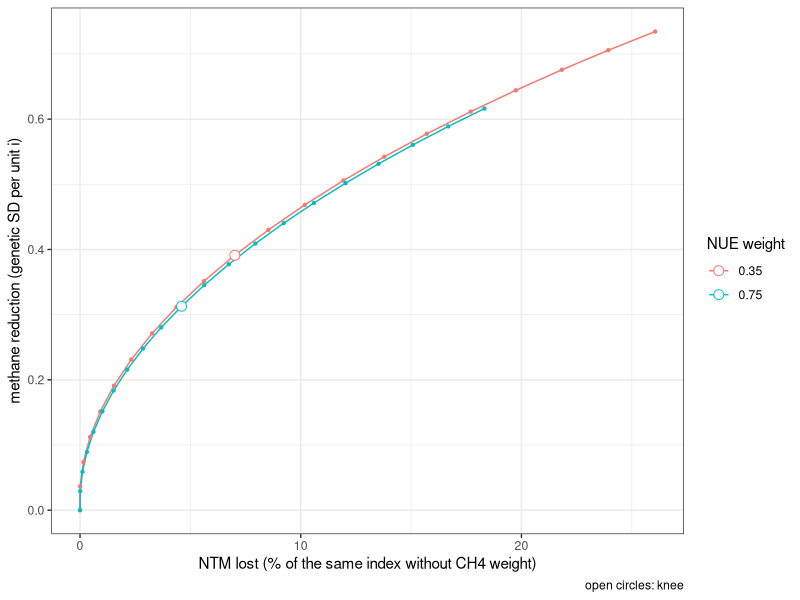
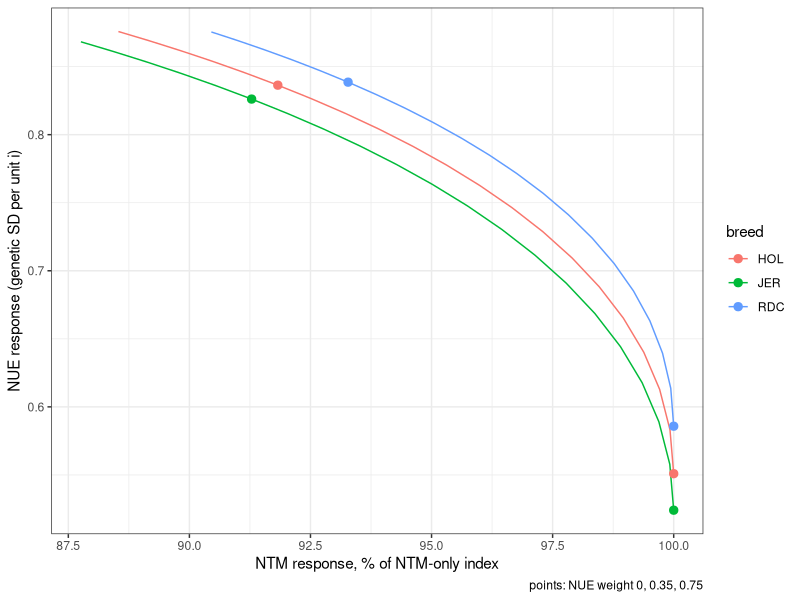

Reproduce these figures in R, in order. (Note: this script raises an error after producing the figures.)
## ---- chunk 1
knitr::opts_chunk$set(echo = TRUE, message = FALSE, warning = FALSE)
library(data.table)
library(knitr)
## ---- chunk 2
totals <- data.table(breed = c("RDC", "JER", "HOL"), n_cows = c(8100, 8300, 12000), n_farms = c(12, 11, 16))
n_breed <- setNames(totals$n_cows, totals$breed)[c("HOL", "RDC", "JER")]
N_total <- sum(n_breed)
stopifnot(N_total == 28400)
totals[, proportion := round(n_cows / N_total, 4)][]
## ---- chunk 3
countries <- c("DNK", "SWE", "FIN", "DEU")
nC <- length(countries)
known <- data.table(country = c("FIN", "SWE", "DEU"), breed = c("RDC", "RDC", "HOL"),
                    cows = c(500, 500, 750), farms = c(2, 2, 2))
alloc <- rbindlist(lapply(totals$breed, function(b) {
  k <- known[breed == b]
  rem_c <- totals[breed == b, n_cows] - sum(k$cows); rem_f <- totals[breed == b, n_farms] - sum(k$farms)
  d <- data.table(breed = b, country = countries, cows_exact = rem_c / nC, farms_exact = rem_f / nC)
  d[k, on = "country", `:=`(cows_exact = cows_exact + i.cows, farms_exact = farms_exact + i.farms)]
  d
}))
kable(dcast(alloc, country ~ breed, value.var = "cows_exact"), caption = "Cows, exact allocation (equal split of the unknown remainder)")
kable(dcast(alloc, country ~ breed, value.var = "farms_exact"), digits = 2, caption = "Farms, exact allocation (equal split of the unknown remainder)")
## ---- chunk 4
lr_round <- function(x, total, order_key) {     # largest remainder; ties by order_key
  f <- floor(x); left <- total - sum(f)
  o <- order(-(x - f), order_key)
  if (left > 0) f[o[seq_len(left)]] <- f[o[seq_len(left)]] + 1
  f
}
ckey <- match(alloc$country, countries)
alloc[, n := lr_round(cows_exact, sum(cows_exact), ckey[.I]), by = breed]
n_herds_total <- 40
alloc[, farms := lr_round(farms_exact * n_herds_total / sum(farms_exact), n_herds_total, ckey)]
split <- alloc[, .(breed, country, n, farms)]
kable(dcast(split, country ~ breed, value.var = "n")[, total := HOL + JER + RDC][], caption = "Cows per country and breed (simulated)")
kable(dcast(split, country ~ breed, value.var = "farms")[, total := HOL + JER + RDC][], caption = "Herds per country and breed (simulated)")
stopifnot(sum(split$n) == N_total, sum(split$farms) == n_herds_total,
          all(split[, sum(n), by = breed][order(breed)]$V1 == totals[order(breed)]$n_cows))
split[, .(farms = sum(farms)), by = breed]
## ---- chunk 5
farms <- split[farms > 0, .(herd = sprintf("%s_%s_H%02d", country, breed, seq_len(farms)), n_cows_herd = n / farms),
               by = .(breed, country)]
kable(farms[, .(herds = .N, mean_cows_per_herd = round(mean(n_cows_herd))), by = .(breed, country)],
      caption = "Herds and mean herd size per breed x country")
stopifnot(nrow(farms) == n_herds_total)
## ---- chunk 6
h2 <- fread(text = "
trait|code|HOL|RDC|JER|range_low|range_high|status|population|source
305-d milk yield, 1st lactation|MY|0.43|0.39|0.44|NA|NA|VERIFIED|NAV joint DK-SE-FI evaluation|NAV routine genetic evaluation, May 2024, Tables 4.1-4.3
305-d protein yield, 1st lactation (substitute for protein %)|PY|0.35|0.33|0.38|NA|NA|VERIFIED|NAV joint DK-SE-FI evaluation|NAV routine genetic evaluation, May 2024, Tables 4.1-4.3
Saved Feed (feed efficiency; NAV index = 0.40 ECM + 4.0 dBW - DMI)|SF|0.23|0.23|0.23|0.17|0.29|PROXY-NORDIC (ReFI, a feed-saved metric; Nordic Red only; +-1 SE as range)|Finnish Nordic Red, 654 primiparous cows|Lidauer et al. 2023, Animal 17:100917, Table 2 (ReFI h2 0.23, SE 0.06)
Somatic cell count, test-day|SCS|0.095|0.115|0.095|0.06|0.14|VERIFIED (midpoint)|Nordic HOL/RDC (SE) and JER (DK)|Vargas Jurado et al. 2026, J Dairy Sci 109:6387-6400; NAV May 2024 Sec. 8 (0.08-0.15)
Resilience: log-variance of daily milk deviations|LNVAR|0.22|0.22|0.22|0.20|0.24|VERIFIED-EU (midpoint)|Dutch AMS herds, 198,754 1st-parity cows|Poppe, Mulder & Veerkamp, ADSA 2019 abstract #286
Interval calving-first insemination, 1st lact.|ICF|0.05|0.04|0.04|NA|NA|VERIFIED|NAV joint DK-SE-FI evaluation|NAV routine genetic evaluation, May 2024, Table 6.x
Longevity (NAV longevity model)|LONG|0.056|0.056|0.056|0.022|0.090|VERIFIED (midpoint, via review)|Danish dairy cattle|Clasen et al. 2017 as tabulated in Hu et al. 2021, Front Genet 12:695543
Milk urea (test-day MU, mmol/L)|MUN|0.22|0.24|0.18|NA|NA|VERIFIED|Danish Holstein 323,800 / Jersey 70,634 / Red 27,870 cows, routine recording 2019-2020|Buitenhuis & Poulsen 2023, J Dairy Sci 106:5562-5569, Table 2 (SE 0.004 / 0.01 / 0.01)
Predicted nitrogen use efficiency|NUE|0.13|0.13|0.13|0.12|0.14|VERIFIED-EU (midpoint)|Holstein, 154 farms in 5 European countries|Chen et al. 2021, J Dairy Sci 104:4413-4423
Enteric methane concentration in breath (CH4_C, daily, sniffer)|CH4|0.175|0.175|0.175|0.16|0.19|VERIFIED-DK, Holstein only (midpoint of parity groups)|Danish Holstein, 4,019 cows, 9 commercial farms, 587,640 daily records|Schneider et al. 2025, J Dairy Sci 108:12519-12530, Table 2 (PP 0.19 SE 0.03; MLP 0.16 SE 0.02)
305-d fat yield, 1st lactation (completes the NTM Yield sub-index)|FY|0.36|0.34|0.35|NA|NA|VERIFIED|NAV joint DK-SE-FI evaluation|NAV routine genetic evaluation, May 2024, Tables 4.1-4.3
Udder conformation (represented by udder depth, 1st lactation; highest correlation with the NAV udder index: 0.86 / 0.72 / 0.87)|UDC|0.39|0.34|0.34|NA|NA|VERIFIED (representative component)|NAV joint evaluation|NAV routine genetic evaluation, May 2024, Tables 11.3-11.5 and 11.10
Birth index (represented by direct stillbirth, 1st calving; correlation with the birth index 0.96 / 0.95 / 0.95)|BI|0.040|0.058|0.034|NA|NA|VERIFIED (representative component)|NAV joint evaluation|NAV routine genetic evaluation, May 2024, Tables 7.4 and 7.10
Calving index (represented by maternal stillbirth, 1st calving; correlation with the calving index 0.96 / 0.93 / 0.90)|CI|0.036|0.038|0.023|NA|NA|VERIFIED (representative component)|NAV joint evaluation|NAV routine genetic evaluation, May 2024, Tables 7.3 and 7.9
General health (represented by other metabolic diseases, 1st lactation; highest correlation with the general health index 0.83 / 0.81 / 0.88)|GH|0.006|0.003|0.004|NA|NA|VERIFIED (representative component)|NAV joint evaluation|NAV routine genetic evaluation, May 2024, Tables 9.3-9.5; NAV routine evaluation 2020, Table 41
Claw health (represented by sole ulcer, 1st lactation; correlation with the claw index 0.80 / 0.83 / 0.90)|CLAW|0.036|0.020|0.019|NA|NA|VERIFIED (representative component)|NAV joint evaluation|NAV routine genetic evaluation, May 2024, Tables 10.2-10.4 and 10.13
Youngstock survival (represented by component HP2 in NAV notation, the component with the highest correlation with the index, 0.89-0.98)|YS|0.011|0.023|0.012|NA|NA|VERIFIED (representative component)|NAV joint evaluation|NAV routine genetic evaluation, May 2024, Tables 13.1-13.3 and 13.5
")
# Dropped: birth index, calving index, general health, youngstock
# survival, claw health and udder conformation, because most of their correlations with the other traits are unpublished. Their heritability rows
# are kept above for the record, but they are not simulated, and every correlation pair with them is removed.
dropped <- c("BI", "CI", "GH", "YS", "CLAW", "UDC")   # CLAW and UDC dropped at 21:54, same reason
h2_dropped <- h2[code %in% dropped]; h2 <- h2[!code %in% dropped]
kable(h2, caption = "Heritabilities used in the simulation (breed-specific where published)")
kable(h2_dropped[, .(trait, code, HOL, RDC, JER, source)], caption = "Traits considered and dropped (not simulated)")
## ---- chunk 7
traits <- h2$code
RG <- diag(length(traits)); dimnames(RG) <- list(traits, traits)
wmean <- function(v) { v <- v[!is.na(v)]; sum(n_breed[names(v)] * v) / sum(n_breed[names(v)]) }   # CFIT cows per breed; breeds without a value are left out
rg_src <- fread(text = "
t1|t2|rg|status|source
MY|PY|0.86|VERIFIED (HOL; RDC 0.86; JER 0.91)|NAV May 2024, 1st-lactation tables
MY|NUE|0.52|VERIFIED-EU (NUEtot; grazing Irish Holstein-Friesian, 1,291 cows; SE 0.11)|Tavernier et al. 2024, J Dairy Sci 107:2231-2240, Table 2
PY|NUE|0.80|VERIFIED-EU (NUEtot; same population; SE 0.07)|Tavernier et al. 2024, Table 2
MUN|NUE|-0.12|VERIFIED-EU (NUEtot; same population; SE 0.17, not different from 0)|Tavernier et al. 2024, Table 2
MY|CH4|0.33|VERIFIED-DK Holstein, multiparous (PP 0.14 SE 0.12, not significant)|Schneider et al. 2025, Table 5 (SE 0.09)
PY|CH4|0.46|VERIFIED-DK Holstein, multiparous (PP model did not converge)|Schneider et al. 2025, Table 5 (SE 0.09)
PY|LONG|0.41|PROXY-NORDIC (1st-lactation culling vs 305-d protein yield -0.41, reversed)|Holtsmark et al. 2008, J Dairy Sci 91:4006-4012 (Norwegian Red)
SCS|LONG|-0.20|PROXY-NORDIC (culling vs lactation mean SCS 0.20, reversed)|Holtsmark et al. 2008
ICF|LONG|-0.15|PROXY-NORDIC (culling vs calving-first insemination 0.15, reversed)|Holtsmark et al. 2008
SCS|CH4|0.06|PROXY-DK (udder health 0-50 d vs CH4 production, SE 0.19)|Zetouni et al. 2018, J Dairy Sci 101:2273-2280, Table 5
ICF|CH4|0.17|VERIFIED-DK (calving-first insemination vs CH4 production, SE 0.13)|Zetouni et al. 2018, Table 5
PY|SCS|0.22|VERIFIED-NORDIC (first-parity Swedish Red, REML, SE 0.017)|Buch et al. 2011, J Anim Breed Genet 128:174-182, Table 4
PY|ICF|0.30|VERIFIED-NORDIC (days calving to first insemination, SE 0.025)|Buch et al. 2011, Table 4
SCS|ICF|0.15|VERIFIED-NORDIC (SE 0.038)|Buch et al. 2011, Table 4
SCS|MUN|-0.14|VERIFIED-EU (lactation-1 mean of daily rg)|Rzewuska & Strabel 2013, J Appl Genet 54:473-482, Table 3 (Polish HF)
MY|LNVAR|0.64|APPROX-EU exception (MACE, quantile regression)|Poppe et al. 2020, J Dairy Sci 103:1667-1684, Table 2.6 (Dutch HOL)
SCS|LNVAR|0.32|APPROX-EU exception (LnVar vs udder health index -0.32, reversed)|Poppe et al. 2020, Table 2.6
LNVAR|ICF|0.40|APPROX-EU exception (LnVar vs fertility index -0.40, reversed)|Poppe et al. 2020, Table 2.6
LNVAR|LONG|-0.16|APPROX-EU exception (MACE)|Poppe et al. 2020, Table 2.6
FY|NUE|0.18|VERIFIED-EU (NUEtot vs fat yield; SE 0.17)|Tavernier et al. 2024, Table 2
CH4|SF|-0.32|VERIFIED-DK Holstein (breath methane concentration MeC vs RFI2 0.32, SE 0.17; reversed, Saved Feed = feed saved)|Manzanilla-Pech et al. 2022, Front Genet 13:885932, Table 4
CH4|GH|0.32|PROXY-DK (CH4 production vs other diseases -0.32, SE 0.16; reversed into health)|Zetouni et al. 2018, Table 5
CH4|BI|-0.23|APPROX-NORDIC (Norwegian Red CH4 g/d, flagged: not concentration; calving ease direct, favourable)|Heringstad et al. 2026, ICAR Verona (slides)
CH4|CLAW|0.00|APPROX-NORDIC (Norwegian Red CH4 g/d; reported as approximately 0)|Heringstad et al. 2026, ICAR Verona (slides)
CH4|UDC|0.00|APPROX-NORDIC (Norwegian Red CH4 g/d; udder conformation reported as approximately 0)|Heringstad et al. 2026, ICAR Verona (slides)
CH4|FY|0.45|VERIFIED-DK Holstein, multiparous (CH4 concentration vs fat yield, SE 0.10; PP 0.13, SE 0.13, not significant) - replaces Heringstad 2026 index value 0.29|Schneider et al. 2025, J Dairy Sci 108:12519-12530, Table 5
SCS|UDC|-0.30|VERIFIED-NORDIC (range -0.20 to -0.40 stated in the text; midpoint)|NAV routine genetic evaluation, May 2024, Section 8
")
# Milk urea: Danish breed-specific values (Buitenhuis & Poulsen 2023, Table 3), one matrix for all breeds,
# so combined with the CFIT cow numbers per breed (28,400 cows)
mu_src <- data.table(t1 = c("MY", "PY"), t2 = "MUN",
  HOL = c(-0.14, 0.16), RDC = c(-0.07, 0.10), JER = c(-0.07, 0.04))
# Fat yield with milk and protein yield: NAV May 2024, Tables 4.1-4.3, breed-specific, CFIT-cow-weighted
fy_src <- data.table(t1 = c("MY", "PY"), t2 = "FY", sign = 1,
  HOL = c(0.46, 0.67), RDC = c(0.71, 0.78), JER = c(0.74, 0.86))
# Saved Feed: NAV index correlations between Saved Feed and NTM sub-indices, genomic bull calves
# (NAV 2026, "Economic weight of Saved feed in NTM", Table 4). Index direction: high = favourable,
# so Fertility and Udder health are reversed for ICF and SCS. The Yield-index correlation is applied to
# both MY and PY (flagged: NTM Yield gives milk volume a negative value).
# Also fat yield (Yield index, as MY and PY) and the six new sub-index traits, which are
# coded in index direction (high = favourable), so no reversal. Jersey youngstock survival is not reported.
sf_src <- data.table(t1 = c("MY", "PY", "ICF", "SCS", "LONG", "FY", "BI", "CI", "GH", "CLAW", "UDC", "YS"), t2 = "SF",
  index = c("Yield", "Yield", "Fertility", "Udder health", "Longevity", "Yield", "Birth index", "Calving index",
            "General health", "Claw health", "Udder", "Youngstock survival"), sign = c(1, 1, -1, -1, 1, 1, 1, 1, 1, 1, 1, 1),
  HOL = c(0.32, 0.32, -0.06, -0.11, -0.02, 0.32, 0.05, -0.06, -0.11, -0.10, -0.12, 0.06),
  RDC = c(0.13, 0.13, 0.06, 0.00, 0.15, 0.13, 0.12, 0.04, -0.16, 0.03, -0.11, 0.11),
  JER = c(0.35, 0.35, -0.17, -0.08, -0.08, 0.35, 0.19, -0.01, -0.13, -0.04, -0.26, NA))
kable(sf_src, caption = "Saved Feed: NAV index correlations per breed (sign = reversal into model direction)")
wrow <- function(d) d[, rg := round(sign * mapply(function(h, r, j) wmean(c(HOL = h, RDC = r, JER = j)), HOL, RDC, JER), 2)]
sf_src <- sf_src[!t1 %in% dropped]
mu_src[, sign := 1]; wrow(mu_src); wrow(sf_src); wrow(fy_src)
rg_src <- rbind(rg_src,
  mu_src[, .(t1, t2, rg, status = c(sprintf("VERIFIED-DK (CFIT-cow-weighted mean of DH %.2f, DR %.2f, DJ %.2f)", HOL[1], RDC[1], JER[1]),
                                    sprintf("PROXY-DK (milk urea vs protein %%: DH %.2f, DR %.2f, DJ %.2f, CFIT-cow-weighted)", HOL[2], RDC[2], JER[2])),
             source = c("Buitenhuis & Poulsen 2023, Table 3; weights = CFIT cows per breed (Lassen & Borchersen, CFIT 2026)",
                        "Buitenhuis & Poulsen 2023, Table 3 (chosen over Polish protein yield 0.19)"))],
  sf_src[, .(t1, t2, rg, status = sprintf("APPROX-NORDIC (Saved Feed index vs %s index%s; HOL %.2f, RDC %.2f, JER %.2f; CFIT-cow-weighted)",
                                           index, ifelse(sign < 0, ", reversed", ""), HOL, RDC, JER),
             source = "NAV 2026, Economic weight of Saved feed in NTM, Table 4 (genomic bull calves)")],
  fy_src[, .(t1, t2, rg, status = sprintf("VERIFIED (HOL %.2f, RDC %.2f, JER %.2f; CFIT-cow-weighted)", HOL, RDC, JER),
             source = "NAV routine genetic evaluation, May 2024, Tables 4.1-4.3")])
# --- further sources ---
# (a) Carlen et al. 2004 (Swedish Holstein, 1st lactation, REML, Table 4): MILK-LSCS 0.22 (SE 0.04), FAT-LSCS 0.17 (SE 0.04)
# (b) NAV maternal-direct calving correlations are set to 0 in the routine model (NAV routine evaluation 2020/2024, Sec. 7)
extra_src <- fread(text = "
t1|t2|rg|status|source
MY|SCS|0.22|VERIFIED-NORDIC (Swedish Holstein, lactation-average SCS, SE 0.04)|Carlen, Strandberg & Roth 2004, J Dairy Sci 87:3062-3070, Table 4
FY|SCS|0.17|VERIFIED-NORDIC (Swedish Holstein, SE 0.04)|Carlen, Strandberg & Roth 2004, Table 4
CLAW|PY|-0.20|VERIFIED-NORDIC (sole ulcer vs protein yield 0.20, SE 0.07; reversed into claw health)|Buch et al. 2011, J Dairy Sci 94:1540-1551, Table 4 (Swedish Red)
CLAW|SCS|-0.14|VERIFIED-NORDIC (sole ulcer vs SCS 0.14, SE 0.08, not significant; reversed)|Buch et al. 2011, Table 4
CLAW|ICF|-0.33|VERIFIED-NORDIC (sole ulcer vs days calving-first insemination 0.33, SE 0.10; reversed)|Buch et al. 2011, Table 4
GH|SCS|-0.32|PROXY-DK, double proxy (diseases other than mastitis 0-100 d vs clinical mastitis 0-50 d, 0.32, SE 0.07; mastitis for SCS; reversed into health)|Lassen et al. 2003, J Dairy Sci 86:3730-3735, Table 4 (Danish Holstein)
MUN|ICF|-0.11|VERIFIED-NORDIC (Swedish Holstein, 1st lactation; mean over 5-305 DIM of the random-regression curve MUN-CFI, read from Figure 2: about 0 early to -0.21 at d 300)|Mucha & Strandberg 2011, J Dairy Sci 94:5665-5672, Figure 2
MUN|FY|0.09|VERIFIED-NORDIC (Swedish Holstein, 1st lactation; mean over 5-305 DIM of the curve MUN-fat yield, read from Figure 3: 0.15-0.18 early to -0.12 at d 305)|Mucha & Strandberg 2011, Figure 3
BI|CI|0.00|NAV MODEL ASSUMPTION (maternal-direct genetic correlation set to zero by NAV; not an estimate)|NAV routine genetic evaluation 2020 and May 2024, Section 7
")
# (c) NAV Yield index vs the other NTM sub-indices (index correlations, genotyped bull calves born 2017;
#     Jersey 2017-2018): Nielsen et al. 2020, NAV note 'Effect of including Feed Saved in NTM', Table 3.
#     Applied to MY, PY and FY alike (same rule as for SF-Yield), and only to pairs without a
#     genetic-correlation estimate (genuine estimates outrank index correlations).
yi_src <- data.table(t2 = c("ICF", "BI", "CI", "GH", "UDC", "LONG", "CLAW", "YS"),
  index = c("Fertility", "Birth", "Calving", "General health", "Udder", "Longevity", "Claw health", "Young stock survival"),
  sign = c(-1, 1, 1, 1, 1, 1, 1, 1),
  HOL = c(-0.34, -0.10, -0.09, -0.21, -0.15, -0.16, -0.11, -0.05),
  RDC = c(-0.20, -0.06, -0.02, -0.14, -0.12, 0.05, -0.10, 0.01),
  JER = c(-0.31, -0.03, 0.06, -0.10, -0.26, -0.06, -0.10, NA))
yi_src <- rbindlist(lapply(c("MY", "PY", "FY"), function(y) cbind(t1 = y, yi_src)))
wrow(yi_src)
cat("Removed: DMI (7 pairs) and feeding rate (no sourced pairs) are no longer model traits.\n")
pkey <- function(a, b) paste(pmin(a, b), pmax(a, b), sep = "-")
rg_src <- rbind(rg_src, extra_src)
keep_pair <- function(d) d[!(t1 %in% dropped | t2 %in% dropped)]       # drop pairs with the dropped traits
rg_src <- keep_pair(rg_src); yi_src <- keep_pair(yi_src)
yi_add <- yi_src[!pkey(t1, t2) %in% pkey(rg_src$t1, rg_src$t2)]
rg_src <- rbind(rg_src, yi_add[, .(t1, t2, rg,
  status = sprintf("APPROX-NORDIC (Yield index vs %s index%s; HOL %.2f, RDC %.2f, JER %s; CFIT-cow-weighted)",
                   index, ifelse(sign < 0, ", reversed", ""), HOL, RDC, ifelse(is.na(JER), "n/a", sprintf("%.2f", JER))),
  source = "Nielsen et al. 2020, NAV note 'Effect of including Feed Saved in NTM', Table 3 (bull calves born 2017)")])
stopifnot(!anyDuplicated(pkey(rg_src$t1, rg_src$t2)))
for (i in seq_len(nrow(rg_src))) {
  RG[rg_src$t1[i], rg_src$t2[i]] <- RG[rg_src$t2[i], rg_src$t1[i]] <- rg_src$rg[i]
}
kable(rg_src, caption = "Sourced genetic correlations")
RG_input <- RG
round(RG, 2)

# Positive-definiteness check (required by AlphaSimR::addTraitA corA argument)
ev <- eigen(RG, symmetric = TRUE, only.values = TRUE)$values
cat("Smallest eigenvalue of the assembled matrix:", round(min(ev), 4), "\n")
## ---- chunk 8
wbend <- function(R, Wt, floor = 1e-3, beta = 0.1, maxit = 1e6) {   # Jorjani et al. 2003
  Wi <- 1 / Wt; diag(Wi) <- 0
  for (it in seq_len(maxit)) {
    e <- eigen(R, symmetric = TRUE)
    if (min(e$values) >= floor) break
    P <- e$vectors %*% diag(pmax(e$values, 1.5 * floor)) %*% t(e$vectors)
    R <- R - beta * (R - P) * Wi; R <- (R + t(R)) / 2; diag(R) <- 1
  }
  dimnames(R) <- dimnames(RG_input); R
}
Wt <- matrix(1, length(traits), length(traits), dimnames = dimnames(RG_input))
Wt[RG_input != 0] <- 100
RG <- if (min(ev) < 1e-3) wbend(RG_input, Wt) else RG_input
ev <- eigen(RG, symmetric = TRUE, only.values = TRUE)$values
cat("Smallest eigenvalue after weighted bending:", signif(min(ev), 3), "\n")
stopifnot(min(ev) > 0)
chg <- data.table(t1 = rg_src$t1, t2 = rg_src$t2, rg_published = rg_src$rg,
                  rg_used = round(RG[cbind(rg_src$t1, rg_src$t2)], 3))[, change := rg_used - rg_published]
kable(chg, caption = "Sourced correlations before and after weighted bending")
cat("Largest change of a published value:", signif(max(abs(chg$change)), 2), "\n")
ix <- which(upper.tri(RG_input) & RG_input == 0, arr.ind = TRUE)
implied <- data.table(t1 = traits[ix[, 1]], t2 = traits[ix[, 2]], implied_rg = round(RG[ix], 3))[order(-abs(implied_rg))]
kable(implied[abs(implied_rg) >= 0.05], caption = "Unknown pairs: implied values |r| >= 0.05 forced by the published correlations (not estimates)")
cat(sprintf("Unknown pairs with |implied r| < 0.05: %d\n", implied[abs(implied_rg) < 0.05, .N]))

n_pairs <- choose(length(traits), 2)
cat(sprintf("Sourced off-diagonal correlations: %d of %d (%.0f%%)\n",
            nrow(rg_src), n_pairs, 100 * nrow(rg_src) / n_pairs))
## ---- chunk 9
gxe_scenarios <- data.table(
  scenario = c("NAV assumption (no GxE)", "Moderate GxE (sensitivity)"),
  rg_between_countries = c(1.00, 0.90),
  status = c("matches NAV model", "scenario anchored on Mulder et al. 2013 (> 0.9 within Sweden)")
)
kable(gxe_scenarios)
## ---- chunk 10
ntm_w <- data.table(   # Saved-feed note, Table 2, "New NTM" columns
  sub_index = c("Yield", "Growth", "Fertility", "Birth index", "Calving index", "Udder health",
                "General health", "Claw health", "Frame", "Feet & Legs", "Udder", "Milkability",
                "Temperament", "Longevity", "Youngstock survival", "Saved Feed"),
  HOL = c(0.90, 0.08, 0.36, 0.14, 0.14, 0.30, 0.14, 0.10, 0.00, 0.05, 0.18, 0.09, 0.04, 0.06, 0.13, 0.35),
  RDC = c(1.02, 0.10, 0.36, 0.11, 0.10, 0.26, 0.11, 0.07, 0.00, 0.06, 0.26, 0.11, 0.03, 0.06, 0.19, 0.35),
  JER = c(0.83, 0.00, 0.26, 0.04, 0.07, 0.44, 0.14, 0.09, 0.00, 0.07, 0.15, 0.09, 0.03, 0.09, 0.10, 0.38))
ntm_map <- c(Yield = "MY + PY + FY", Fertility = "ICF (shorter = better)", `Udder health` = "SCS (lower = better)",
             Longevity = "LONG", `Saved Feed` = "SF (Saved Feed, higher = better)")
ntm_w[, simulated_as := ifelse(sub_index %in% names(ntm_map), ntm_map[sub_index], "not simulated")]
kable(ntm_w, caption = "NTM sub-index weights (May 2026) and the simulated trait that represents each")
cat(sprintf("Share of total NTM weight on simulated sub-indices: HOL %.0f%%, RDC %.0f%%, JER %.0f%%\n",
    100 * ntm_w[simulated_as != "not simulated", sum(HOL)] / ntm_w[, sum(HOL)],
    100 * ntm_w[simulated_as != "not simulated", sum(RDC)] / ntm_w[, sum(RDC)],
    100 * ntm_w[simulated_as != "not simulated", sum(JER)] / ntm_w[, sum(JER)]))

kargo <- data.table(   # Kargo et al. 2014, Tables 13-14, Nordic column
  breed = c("RDC", "HOL"), ev_milk = c(-0.029, -0.030), sd_milk = c(807, 831),
  ev_prot = c(4.81, 4.60), sd_prot = c(27.1, 25.0), ev_fat = c(1.33, 1.28), sd_fat = c(33.8, 32.7))
kargo[, `:=`(milk_per_SD = ev_milk * sd_milk, prot_per_SD = ev_prot * sd_prot, fat_per_SD = ev_fat * sd_fat)]
kable(kargo, digits = 3, caption = "Nordic economic values (EUR/kg) x genetic SD (kg) = EUR per genetic SD (Kargo et al. 2014)")
eur_per_ntm <- c(HOL = 9.9, RDC = 9.2, JER = 8.0)   # Fikse & Kargo 2020
## ---- chunk 11
build_w <- function(b, nue = 0, mun = 0, ch4 = 0) {
  k <- if (b == "JER") kargo[breed == "HOL"] else kargo[breed == b]
  a <- c(MY = k$milk_per_SD, PY = k$prot_per_SD, FY = k$fat_per_SD) / k$prot_per_SD
  sdY <- sqrt(drop(t(a) %*% RG[names(a), names(a)] %*% a))      # SD of the Yield combination (MY, PY, FY)
  W <- setNames(ntm_w[[b]], ntm_w$sub_index)
  w <- setNames(rep(0, length(traits)), traits)
  w["MY"] <- W["Yield"] * a["MY"] / sdY;  w["PY"] <- W["Yield"] * a["PY"] / sdY;  w["FY"] <- W["Yield"] * a["FY"] / sdY
  w["ICF"] <- -W["Fertility"];            w["SCS"] <- -W["Udder health"]
  w["LONG"] <- W["Longevity"];            w["SF"] <- W["Saved Feed"]
  w["NUE"] <- nue; w["MUN"] <- mun; w["CH4"] <- ch4
  w
}
resp <- function(v) drop(RG %*% v) / sqrt(drop(t(v) %*% RG %*% v))
## ---- chunk 12
bw <- n_breed / sum(n_breed)
sweep <- rbindlist(lapply(c(0.35, 0.75), function(nu) rbindlist(lapply(seq(0, 1, by = 0.05), function(cw) {
  rbindlist(lapply(c("HOL", "RDC", "JER"), function(b) {
    w0 <- build_w(b); r <- resp(build_w(b, nue = nu, ch4 = -cw)); r0 <- resp(build_w(b, nue = nu))
    data.table(nue = nu, ch4_weight = -cw, breed = b, CH4 = r["CH4"], CH4_0 = r0["CH4"], NUE = r["NUE"],
               NTM = 10 * sum(w0 * r), NTM_0 = 10 * sum(w0 * r0))
  }))
}))))
sw <- sweep[, .(CH4 = sum(bw[breed] * CH4), red = sum(bw[breed] * (CH4_0 - CH4)), NUE = sum(bw[breed] * NUE),
                ntm_lost_pct = sum(bw[breed] * 100 * (1 - NTM / NTM_0))), by = .(nue, ch4_weight)]
knee <- sw[, {
  x <- (ntm_lost_pct - min(ntm_lost_pct)) / diff(range(ntm_lost_pct)); y <- (red - min(red)) / diff(range(red))
  d <- abs((y[.N] - y[1]) * x - (x[.N] - x[1]) * y + x[.N] * y[1] - y[.N] * x[1]) / sqrt((y[.N] - y[1])^2 + (x[.N] - x[1])^2)
  k <- which.max(d); .(ch4_weight = ch4_weight[k], CH4_resp = CH4[k], reduction = red[k], ntm_lost_pct = ntm_lost_pct[k],
                       NUE = NUE[k], red_per_pct = red[k] / ntm_lost_pct[k])
}, by = nue]
kable(knee, digits = 3, caption = "Knee of the methane trade-off at each NUE weight (cow-weighted, per unit selection intensity)")
ch4_pick <- knee[which.max(red_per_pct)]
cat(sprintf("Simulated methane scenario: NUE %.2f with CH4 weight %.2f (methane response %.3f SD per unit i; NTM lost %.1f%%).\n",
            ch4_pick$nue, ch4_pick$ch4_weight, ch4_pick$CH4_resp, ch4_pick$ntm_lost_pct))
ggplot2::ggplot(sw, ggplot2::aes(ntm_lost_pct, red, colour = factor(nue))) + ggplot2::geom_path() + ggplot2::geom_point(size = 0.8) +
  ggplot2::geom_point(data = knee, ggplot2::aes(ntm_lost_pct, reduction), size = 3, shape = 21, fill = "white") + ggplot2::theme_bw() +
  ggplot2::labs(x = "NTM lost (% of the same index without CH4 weight)", y = "methane reduction (genetic SD per unit i)",
                colour = "NUE weight", caption = "open circles: knee")
## ---- chunk 13
ch4_name <- sprintf("GS_NTM_NUE%02d_CH4", round(100 * ch4_pick$nue))
idx_def <- data.table(index = c("GS_NTM", "GS_NTM_NUE35", "GS_NTM_NUE75", "GS_NTM_NUE35_MUN", ch4_name),
                      nue = c(0, 0.35, 0.75, 0.35, ch4_pick$nue), mun = c(0, 0, 0, -0.35, 0),
                      ch4 = c(0, 0, 0, 0, ch4_pick$ch4_weight))
kable(idx_def, caption = "Selection indices on top of NTM (weights per genetic SD)")
index_weights <- rbindlist(lapply(c("HOL", "RDC", "JER"), function(b) rbindlist(lapply(seq_len(nrow(idx_def)), function(i)
  data.table(index = idx_def$index[i], breed = b, trait = traits,
             weight = build_w(b, idx_def$nue[i], idx_def$mun[i], idx_def$ch4[i]))))))
kable(dcast(index_weights[weight != 0 | trait == "NUE"], trait ~ index + breed, value.var = "weight"), digits = 3,
      caption = "Index weights per genetic SD used by file 04 (0 for all other traits)")
## ---- chunk 14
frontier <- rbindlist(lapply(c("HOL", "RDC", "JER"), function(b) {
  w0 <- build_w(b); V0 <- 10 * sum(w0 * resp(w0))
  rbindlist(lapply(seq(0, 1, by = 0.05), function(l) {
    r <- resp(build_w(b, nue = l)); V <- 10 * sum(w0 * r)
    data.table(breed = b, nue_weight = l, NUE = r["NUE"], MUN = r["MUN"], CH4 = r["CH4"], MY = r["MY"],
               PY = r["PY"], NTM_units = V, NTM_pct_of_max = 100 * V / V0,
               EUR_loss_per_cow_yr = (V0 - V) * eur_per_ntm[[b]])
  }))
}))
kable(frontier[nue_weight %in% c(0, 0.35, 0.75)], digits = 3,
      caption = "Response per unit selection intensity (genetic SD) and NTM value retained, at the three simulated NUE weights")
ggplot2::ggplot(frontier, ggplot2::aes(NTM_pct_of_max, NUE, colour = breed)) + ggplot2::geom_path() +
  ggplot2::geom_point(data = frontier[nue_weight %in% c(0, 0.35, 0.75)], size = 2.5) + ggplot2::theme_bw() +
  ggplot2::labs(x = "NTM response, % of NTM-only index", y = "NUE response (genetic SD per unit i)",
                caption = "points: NUE weight 0, 0.35, 0.75")
## ---- chunk 15
nue_scale <- function(R, s) {
  D <- diag(ifelse(rownames(R) == "NUE", s, 1)); Rs <- D %*% R %*% D
  Rs[cbind(which(rownames(R) == "NUE"), which(rownames(R) == "NUE"))] <- 1
  dimnames(Rs) <- dimnames(R); Rs
}
sens <- rbindlist(lapply(c(0, 0.5, 1), function(sc) {
  Rs <- nue_scale(RG, sc); stopifnot(min(eigen(Rs, only.values = TRUE)$values) > 0)
  if (sc < 1) saveRDS(Rs, sprintf("params/RG_matrix_NUEx%s.rds", sub("\\.", "", format(sc))))
  rbindlist(lapply(c("HOL", "RDC", "JER"), function(b) {
    w0 <- build_w(b); w35 <- build_w(b, nue = 0.35)
    r0 <- drop(Rs %*% w0) / sqrt(drop(t(w0) %*% Rs %*% w0)); r35 <- drop(Rs %*% w35) / sqrt(drop(t(w35) %*% Rs %*% w35))
    data.table(nue_scale = sc, breed = b, NUE_GS_NTM = r0["NUE"], NUE_GS_NTM_NUE35 = r35["NUE"],
               NTM_kept_pct = 100 * sum(w0 * r35) / sum(w0 * r0))
  }))
}))
kable(sens, digits = 3, caption = "Selection-index theory under the three NUE scalings (response per unit i, genetic SD)")
fwrite(sens, "params/nue_sensitivity_theory.csv")
## ---- chunk 16
h2_sf <- copy(h2)[code == "SF", `:=`(HOL = 0.08, RDC = 0.08, JER = 0.08, range_low = NA_real_, range_high = NA_real_,
  status = "SENSITIVITY (NAV Saved Feed index h2; Finnish Nordic Red, 537 cows; no SE given)",
  source = "Lidauer et al., NAV workshop Copenhagen 20 Jan 2026 (slides)")]
fwrite(h2_sf, "params/h2_SFh008.csv")
## ---- chunk 17
dir.create("params", showWarnings = FALSE)
fwrite(index_weights, "params/index_weights.csv")
fwrite(ntm_w, "params/ntm_weights_source.csv")
fwrite(frontier, "params/ntm_nue_frontier.csv")
fwrite(sw, "params/ch4_weight_sweep.csv"); fwrite(idx_def, "params/index_definitions.csv")
fwrite(h2, "params/h2.csv")
fwrite(rg_src, "params/rg_sourced.csv")
saveRDS(RG, "params/RG_matrix.rds")
fwrite(split, "params/breed_country_split.csv")
fwrite(farms, "params/herds.csv")
fwrite(gxe_scenarios, "params/gxe_scenarios.csv")
list.files("params")
## ---- chunk 18
sessionInfo()
